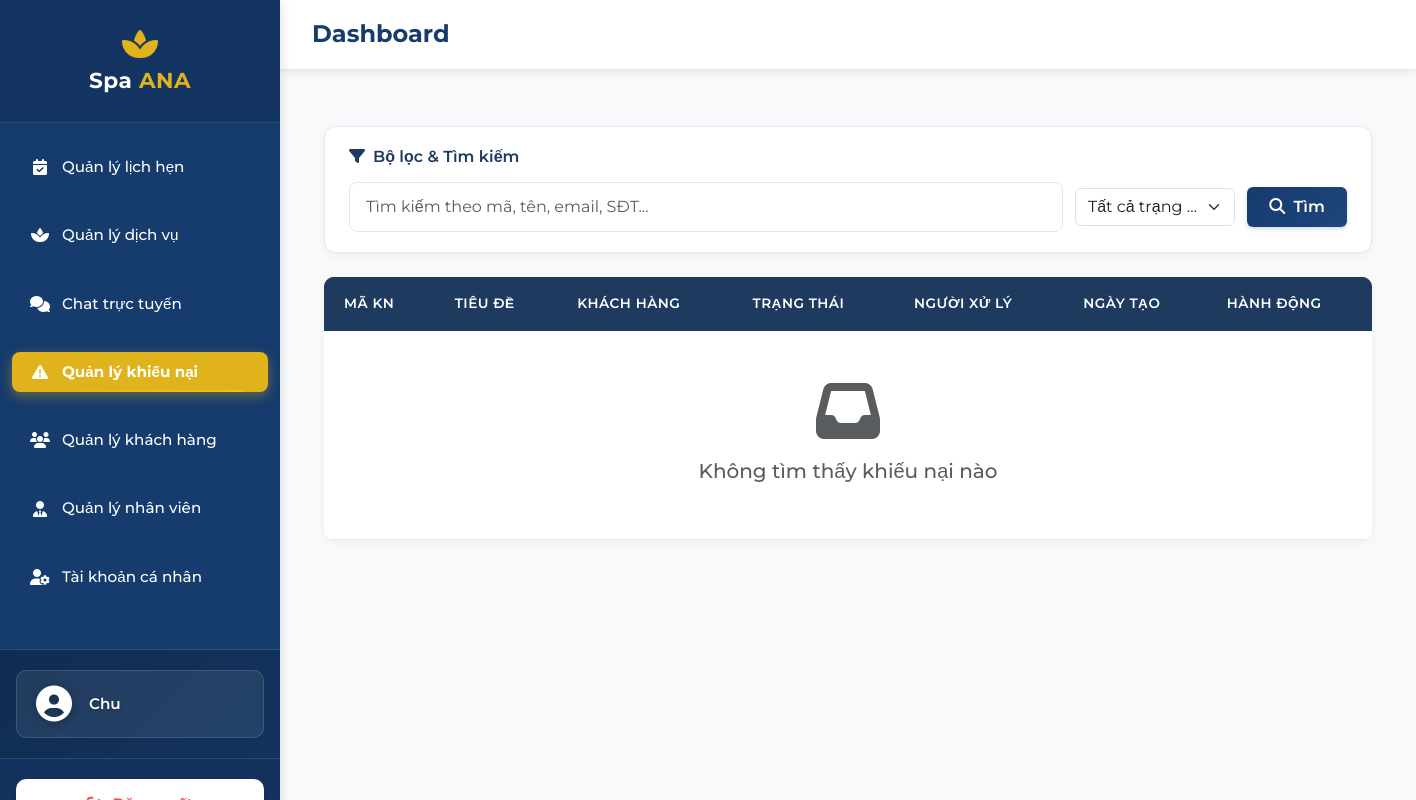
Before: /manage/complaints/ (signed in) with the older database file.
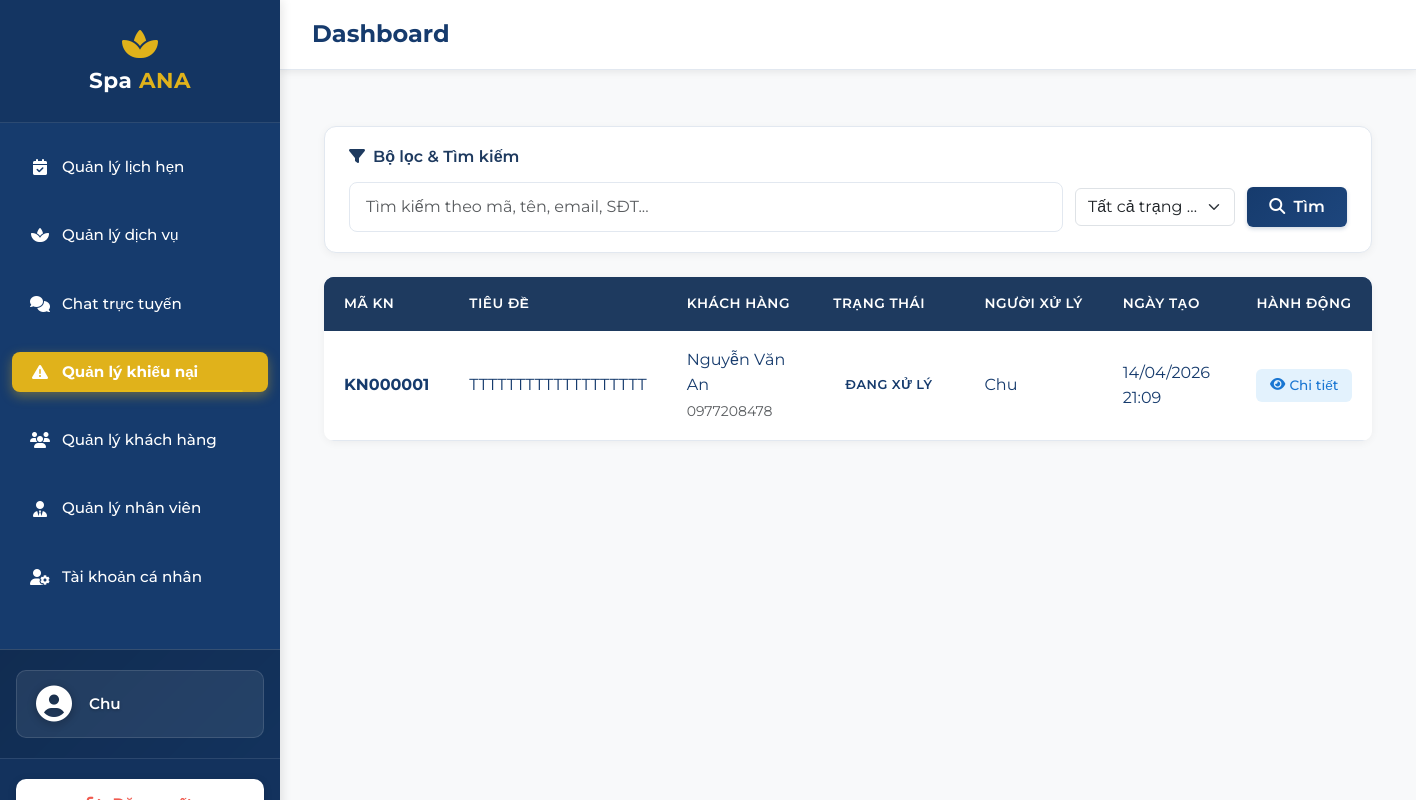
After: the same page with the newer database file.
### complaints/models.py (models this page shows, shortened)
class Complaint(models.Model):
    STATUS_CHOICES = [
        ('NEW', 'Mới tạo'),
        ('IN_PROGRESS', 'Đang xử lý'),
        ('RESOLVED', 'Đã hoàn thành'),
    ]
    code = models.CharField(max_length=30, unique=True, blank=True, verbose_name='Mã khiếu nại')
    customer = models.ForeignKey(
        'customers.CustomerProfile', on_delete=models.SET_NULL,
        null=True, blank=True,
        related_name='complaints', verbose_name='Khách hàng'
    )
    full_name = models.CharField(max_length=100, verbose_name='Họ và tên')
    phone = models.CharField(max_length=15, verbose_name='Số điện thoại')
    email = models.CharField(max_length=255, blank=True, null=True, verbose_name='Email')
    customer_name_snapshot = models.CharField(max_length=100, blank=True, null=True, verbose_name='Tên KH (snapshot)')
    customer_phone_snapshot = models.CharField(max_length=15, blank=True, null=True, verbose_name='SĐT KH (snapshot)')
    customer_email_snapshot = models.CharField(max_length=255, blank=True, null=True, verbose_name='Email KH (snapshot)')
    title = models.CharField(max_length=200, verbose_name='Tiêu đề khiếu nại')
    content = models.TextField(verbose_name='Nội dung khiếu nại')
    incident_date = models.DateTimeField(blank=True, null=True, verbose_name='Ngày xảy ra sự cố')
    appointment_code = models.CharField(max_length=30, blank=True, null=True, verbose_name='Mã lịch hẹn liên quan')
    related_service = models.ForeignKey(
        'spa_services.Service', on_delete=models.SET_NULL,
        null=True, blank=True, verbose_name='Dịch vụ liên quan'
    )
    expected_solution = models.CharField(max_length=1000, blank=True, null=True, verbose_name='Giải pháp mong muốn')
    status = models.CharField(max_length=20, choices=STATUS_CHOICES, default='NEW', verbose_name='Trạng thái')
    assigned_to = models.ForeignKey(
        User, on_delete=models.SET_NULL,
        null=True, blank=True,
        related_name='assigned_complaints', verbose_name='Người phụ trách'
    )
    resolution = models.TextField(blank=True, null=True, verbose_name='Kết quả xử lý')
    note = models.TextField(blank=True, null=True, verbose_name='Ghi chú nội bộ')
    resolved_at = models.DateTimeField(null=True, blank=True, verbose_name='Thời điểm giải quyết xong')
    created_at = models.DateTimeField(auto_now_add=True, verbose_name='Thời điểm tạo')
    updated_at = models.DateTimeField(auto_now=True, null=True, blank=True, verbose_name='Thời điểm cập nhật')
    class Meta:
        db_table = 'complaints'
        verbose_name = 'Khiếu nại'
        verbose_name_plural = 'Khiếu nại'
        ordering = ['-created_at']
        indexes = [
            models.Index(fields=['code']),
            models.Index(fields=['status', 'created_at']),
            models.Index(fields=['assigned_to']),
        ]
        constraints = [
            models.CheckConstraint(
                check=models.Q(status__in=['NEW', 'IN_PROGRESS', 'RESOLVED']),
                name='complaint_status_valid'
            ),
            models.CheckConstraint(
                check=models.Q(resolved_at__isnull=True) | models.Q(resolved_at__gte=models.F('created_at')),
                name='complaint_resolved_at_valid'
            ),
        ]

### complaints/views.py (the view, shortened to what this page needs)
# urls.py: path('manage/complaints/', views.admin_complaints, name='admin_complaints'),
@login_required(login_url='accounts:login')
def admin_complaints(request):
    if not (request.user.is_staff or request.user.is_superuser):
        messages.error(request, 'Bạn không có quyền truy cập trang này.')
        return redirect('pages:home')
    complaints_list = Complaint.objects.all().order_by('-created_at')
    search = request.GET.get('search', '')
    status = request.GET.get('status', '')
    if status:
        complaints_list = complaints_list.filter(status=status)
    paginator = Paginator(complaints_list, 10)
    page = request.GET.get('page', 1)
    complaints = paginator.get_page(page)
    context = {
        'complaints': complaints,
        'search': search,
        'status_filter': status,
    }
    return render(request, 'manage/pages/admin_complaints.html', context)

### templates/manage/pages/admin_complaints.html (shortened to what this page needs)
{% extends "manage/base.html" %}
{% load static %}
{% block content %}
<div class="container-fluid py-4">
    <div class="filter-section">
        <h6><i class="fas fa-filter me-2"></i>Bộ lọc & Tìm kiếm</h6>
        <form method="get" class="filter-row">
            <div class="search-input">
                <input type="text" class="form-control" name="search" value="{{ search }}" placeholder="Tìm kiếm theo mã, tên, email, SĐT...">
            </div>
            <div class="filter-select">
                <select class="form-select" name="status">
                    <option value="">Tất cả trạng thái</option>
                </select>
            </div>
            <div class="filter-btn">
                <button type="submit" class="btn btn-primary w-100 btn-nowrap" style="background: linear-gradient(135deg, #1e3a5f, #2c5282); border: none;">
                    <i class="fas fa-search me-1"></i> Tìm
                </button>
            </div>
        </form>
    </div>
    <div class="card table-card">
        <div class="table-responsive">
            <table class="table admin-table table-hover mb-0">
                <thead>
                    <tr>
                    <th>Mã KN</th>
                        <th>Tiêu đề</th>
                        <th>Khách hàng</th>
                        <th>Trạng thái</th>
                        <th>Người xử lý</th>
                        <th>Ngày tạo</th>
                        <th class="action-col">Hành động</th>
                    </tr>
                </thead>
                <tbody>
                    {% for complaint in complaints %}
                    <tr>
                        <td><strong>{{ complaint.code }}</strong></td>
                        <td>{{ complaint.title|truncatechars:30 }}</td>
                        <td>
                            {{ complaint.customer_name_snapshot }}<br>
                            <small class="text-muted">{{ complaint.customer_phone_snapshot }}</small>
                        </td>
                        <td><span class="status-badge status-{{ complaint.status }}">{{ complaint.get_status_display }}</span></td>
                        <td>
                            {% if complaint.assigned_to %}
                                {{ complaint.assigned_to.get_full_name|default:complaint.assigned_to.username }}
                            {% else %}
                                <em class="text-muted">Chưa phân công</em>
                            {% endif %}
                        </td>
                        <td>{{ complaint.created_at|date:"d/m/Y H:i" }}</td>
                        <td class="action-col">
                            <a href="{% url 'complaints:admin_complaint_detail' complaint.id %}" class="btn btn-action btn-view">
                                <i class="fas fa-eye"></i> <span>Chi tiết</span>
                            </a>
                        </td>
                    </tr>
                    {% empty %}
                    <tr>
                        <td colspan="8" class="text-center py-5">
                            <i class="fas fa-inbox fa-4x text-muted mb-3 d-block"></i>
                            <h5 class="text-muted">Không tìm thấy khiếu nại nào</h5>
                        </td>
                    </tr>
                    {% endfor %}
                </tbody>
            </table>
        </div>
    </div>
</div>
{% endblock %}

Changed rows visible on the page:
added Complaint: code "KN000001", title "TTTTTTTTTTTTTTTTTTT", customer_name_snapshot "Nguyễn Văn An", customer_phone_snapshot "0977208478", status "ĐANG XỬ LÝ", assigned_to.get_full_name "Chu", created_at "14/04/2026 21:09"
Other visible differences:
text no longer shown: "Không tìm thấy khiếu nại nào"
